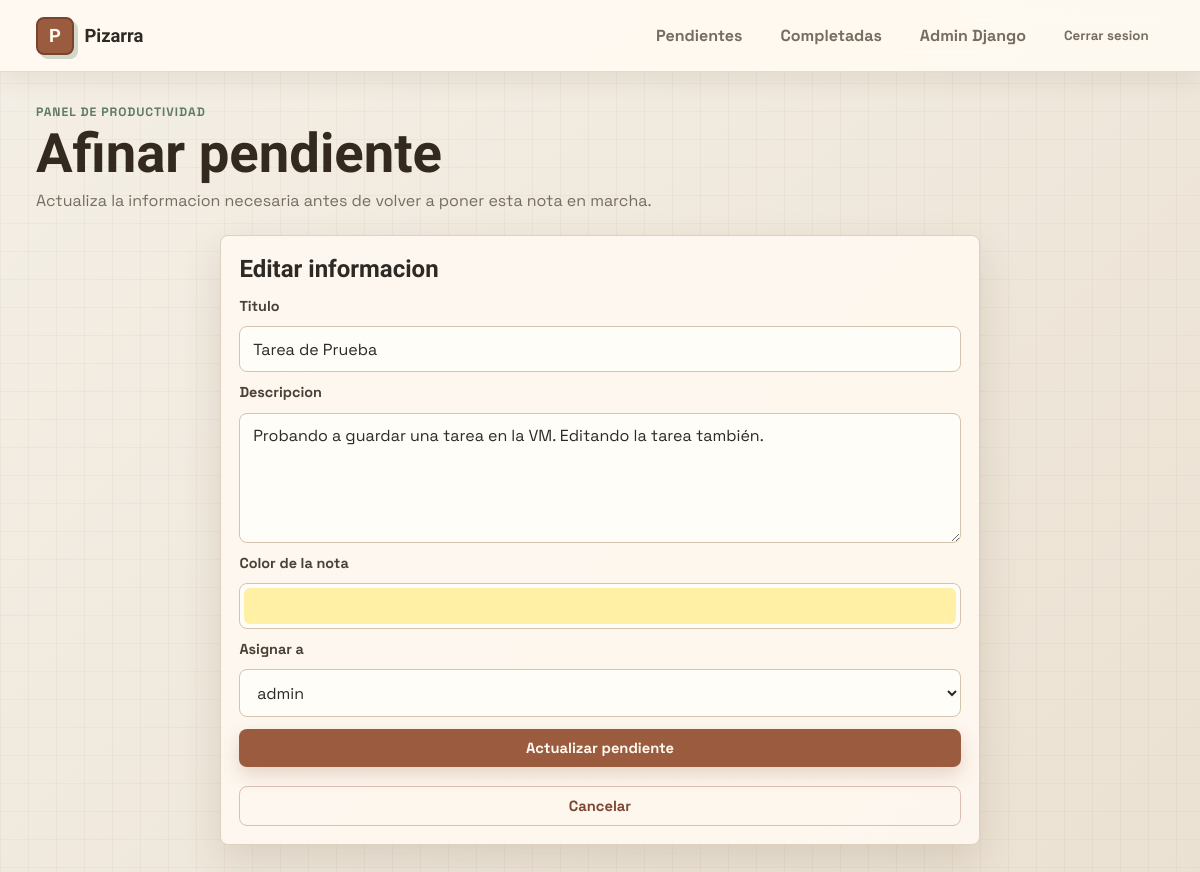
The page /editar/29/ (signed in) on the database its author committed.
### tareas/models.py (models this page shows, shortened)
class PostIt(models.Model):
	COLORES_CHOICES = [
		('#fff740', 'Amarillo'),
		('#ff7eb9', 'Rosa'),
		('#7afcff', 'Azul'),
		('#98ff98', 'Verde'),
	]
	titulo = models.CharField(max_length=100)
	contenido = models.TextField(blank=True)
	color = models.CharField(max_length=7, choices=COLORES_CHOICES, default='#fff740')
	creado_el = models.DateTimeField(auto_now_add=True)
	completada = models.BooleanField(default=False)
	asignado_a = models.ForeignKey(User, on_delete=models.CASCADE, related_name='postits')

### tareas/views.py (the view, shortened to what this page needs)
# urls.py: path('editar/<int:tarea_id>/', views.editar_tarea, name='editar_tarea'),
@login_required
def editar_tarea(request, tarea_id):
	if not request.user.is_superuser:
		raise PermissionDenied
	tarea = get_object_or_404(PostIt, id=tarea_id, completada=False)
	usuarios = _usuarios_disponibles()
	return render(request, 'editar.html', {'tarea': tarea, 'usuarios': usuarios})

### tareas/views.py (called while the page is built)
def _usuarios_disponibles():
	return User.objects.order_by('username')

### tareas/templates/editar.html (shortened to what this page needs)
{% extends 'base.html' %}
{% block hero_title %}Afinar pendiente{% endblock %}
{% block hero_subtitle %}Actualiza la informacion necesaria antes de volver a poner esta nota en marcha.{% endblock %}
{% block content %}
<section class="single-panel-wrap">
    <article class="panel form-panel">
        <h2>Editar informacion</h2>
        <form method="POST" class="task-form">
            <label for="titulo">Titulo</label>
            <input type="text" id="titulo" name="titulo" required value="{{ tarea.titulo }}" placeholder="Ej: Preparar avance para revision">
            <label for="contenido">Descripcion</label>
            <textarea id="contenido" name="contenido" rows="5" placeholder="Ajusta instrucciones, contexto o cualquier dato que haya cambiado.">{{ tarea.contenido }}</textarea>
            <label for="color">Color de la nota</label>
            <div class="color-picker-wrap">
                <input type="color" id="color" name="color" value="{{ tarea.color|default:'#fff0a6' }}" aria-label="Elegir color de la nota">
            </div>
            <label for="asignado_a">Asignar a</label>
            <select id="asignado_a" name="asignado_a" required>
                {% for usuario in usuarios %}
                <option value="{{ usuario.id }}" {% if usuario.id == tarea.asignado_a_id %}selected{% endif %}>{{ usuario.get_username }}</option>
                {% endfor %}
            </select>
            <button type="submit" class="btn btn-primary">Actualizar pendiente</button>
            <a href="{% url 'pizarra' %}" class="btn btn-ghost">Cancelar</a>
        </form>
    </article>
</section>
{% endblock %}

### tareas/static/css/estilos.css (style rules this page uses)
:root { --bg: #f4efe6; --bg-warm: #ebe1d2; --surface: #fffaf2; --surface-soft: #f8f0e3; --surface-strong: #fffdf8; --text: #2d2924; --muted: #766d60; --line: #ded1be; --primary: #9a5b3e; --primary-strong: #7f4630; --accent: #5e7c64; --accent-soft: #dde7d8; --danger: #b5534f; --danger-soft: #f2d7d3; --radius: 8px; --shadow: 0 16px 40px rgba(86, 61, 38, 0.14); --topbar-height: 72px; }
* { box-sizing: border-box; }
html, body { height: 100%; }
body { margin: 0; color: var(--text); font-family: 'Space Grotesk', sans-serif; background: linear-gradient(90deg, rgba(154, 91, 62, 0.05) 1px, transparent 1px), linear-gradient(0deg, rgba(94, 124, 100, 0.05) 1px, transparent 1px), linear-gradient(135deg, var(--bg), var(--bg-warm)); background-size: 28px 28px, 28px 28px, auto; overflow: hidden; }
h1, h2, h3 { margin: 0; font-family: 'Bricolage Grotesque', sans-serif; letter-spacing: 0; }
a { color: inherit; }
.panel { background: rgba(255, 250, 242, 0.88); border: 1px solid var(--line); border-radius: var(--radius); box-shadow: var(--shadow); padding: 1.15rem; }
.form-panel { position: sticky; top: 0.25rem; }
.form-panel h2, .notes-panel h2 { margin-bottom: 0.9rem; }
.task-form { display: grid; gap: 0.7rem; }
label { font-size: 0.9rem; font-weight: 700; color: #4a4036; }
input, textarea, select { width: 100%; border: 1px solid #d4c4ad; background: var(--surface-strong); border-radius: 8px; color: var(--text); padding: 0.72rem 0.8rem; font: inherit; }
textarea { resize: vertical; }
.color-picker-wrap { display: grid; gap: 0.4rem; }
input[type="color"] { height: 46px; padding: 0.25rem; cursor: pointer; }
.btn { min-height: 38px; text-decoration: none; border: 0; border-radius: 8px; font: inherit; font-size: 0.92rem; font-weight: 800; cursor: pointer; padding: 0.62rem 0.86rem; text-align: center; display: inline-flex; align-items: center; justify-content: center; transition: 0.18s ease; }
.btn-primary { color: #fffaf2; background: var(--primary); box-shadow: 0 8px 18px rgba(154, 91, 62, 0.22); }
.btn-ghost { color: var(--primary-strong); background: transparent; border: 1px solid rgba(154, 91, 62, 0.35); margin-top: 0.5rem; }
.single-panel-wrap { max-width: 760px; margin: 0 auto; }

### rows shown on the page
PostIt: titulo "Tarea de Prueba", contenido "Probando a guardar una tarea en la VM. Editando la tarea también.", color "#fff0a6", asignado_a "admin"
